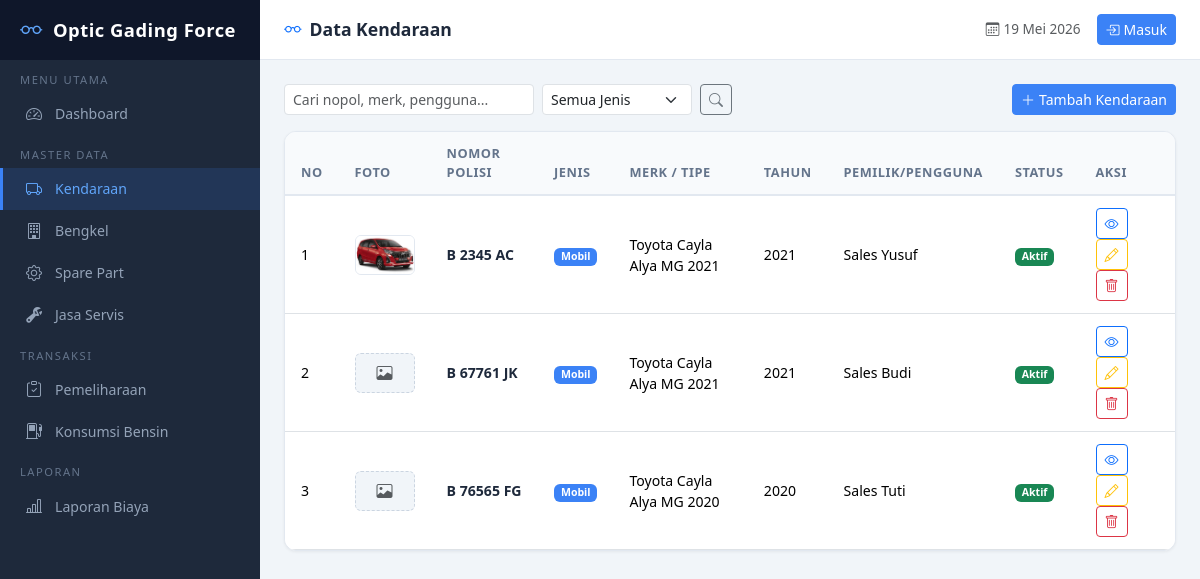
/kendaraan/, run on the app's committed database.
### pemeliharaan/models.py (models this page shows, shortened)
class Kendaraan(models.Model):
    jenis = models.CharField('Jenis Kendaraan', max_length=20, choices=JENIS_KENDARAAN)
    nomor_polisi = models.CharField('Nomor Polisi', max_length=20, unique=True)
    merk = models.CharField('Merk', max_length=100)
    tipe = models.CharField('Tipe/Model', max_length=100)
    tahun_pembuatan = models.PositiveIntegerField('Tahun Pembuatan')
    warna = models.CharField('Warna', max_length=50)
    no_rangka = models.CharField('Nomor Rangka', max_length=100, blank=True, default='')
    no_mesin = models.CharField('Nomor Mesin', max_length=100, blank=True, default='')
    pemilik_pengguna = models.CharField('Pemilik/Pengguna', max_length=150)
    foto = models.ImageField('Foto Kendaraan', upload_to=kendaraan_foto_path, blank=True, null=True)
    keterangan = models.TextField('Keterangan', blank=True, default='')
    aktif = models.BooleanField('Aktif', default=True)
    tanggal_input = models.DateTimeField('Tanggal Input', auto_now_add=True)
    class Meta:
        app_label = 'pemeliharaan'
        ordering = ['nomor_polisi']
        verbose_name = 'Kendaraan'
        verbose_name_plural = 'Data Kendaraan'

### pemeliharaan/views.py (the view, shortened to what this page needs)
# urls.py: path('kendaraan/', views.kendaraan_list, name='kendaraan_list'),
def kendaraan_list(request):
    queryset = Kendaraan.objects.all()
    jenis_filter = request.GET.get('jenis', '')
    search = request.GET.get('q', '')
    if jenis_filter:
        queryset = queryset.filter(jenis=jenis_filter)
    context = {
        'object_list': queryset,
        'jenis_filter': jenis_filter,
        'search': search,
        'jenis_choices': JENIS_KENDARAAN if 'JENIS_KENDARAAN' in dir() else [
            ('mobil', 'Mobil'), ('motor', 'Motor'), ('sepeda_listrik', 'Sepeda Listrik')
        ],
    }
    return render(request, 'pemeliharaan/kendaraan_list.html', context)

### pemeliharaan/templates/pemeliharaan/kendaraan_list.html (shortened to what this page needs)
{% extends 'pemeliharaan/base.html' %}
{% load custom_filters %}
{% block nav_kendaraan %}active{% endblock %}
{% block page_title %}Data Kendaraan{% endblock %}
{% block content %}
<div class="d-flex justify-content-between align-items-center mb-3">
    <div>
        <form method="get" class="d-flex gap-2">
            <input type="text" name="q" class="form-control form-control-sm" placeholder="Cari nopol, merk, pengguna..." value="{{ search }}" style="width:250px;">
            <select name="jenis" class="form-select form-select-sm" style="width:150px;">
                <option value="">Semua Jenis</option>
            </select>
            <button type="submit" class="btn btn-sm btn-outline-secondary"><i class="bi bi-search"></i></button>
        </form>
    </div>
    <a href="{% url 'pemeliharaan:kendaraan_create' %}" class="btn btn-sm btn-primary-custom">
        <i class="bi bi-plus-lg me-1"></i>Tambah Kendaraan
    </a>
</div>
<div class="data-table">
    <div class="table-responsive">
        <table class="table">
            <thead>
                <tr>
                    <th>No</th>
                    <th>Foto</th>
                    <th>Nomor Polisi</th>
                    <th>Jenis</th>
                    <th>Merk / Tipe</th>
                    <th>Tahun</th>
                    <th>Pemilik/Pengguna</th>
                    <th>Status</th>
                    <th>Aksi</th>
                </tr>
            </thead>
            <tbody>
            {% for obj in object_list %}
            <tr>
                <td>{{ forloop.counter }}</td>
                <td>
                    {% if obj.foto %}
                        <img src="{{ obj.foto.url }}" alt="{{ obj.nomor_polisi }}" style="width: 60px; height: 40px; object-fit: cover; border-radius: 6px; border: 1px solid #e2e8f0;">
                    {% else %}
                        <div style="width: 60px; height: 40px; background: #f1f5f9; border-radius: 6px; display: flex; align-items: center; justify-content: center; border: 1px dashed #cbd5e1;">
                            <i class="bi bi-image text-muted" style="font-size: 1rem;"></i>
                        </div>
                    {% endif %}
                </td>
                <td><a href="{% url 'pemeliharaan:kendaraan_detail' obj.pk %}" style="font-weight:600; color:#1e293b; text-decoration:none;">{{ obj.nomor_polisi }}</a></td>
                <td><span class="badge badge-{{ obj.jenis }}">{{ obj.get_jenis_display }}</span></td>
                <td>{{ obj.merk }} {{ obj.tipe }}</td>
                <td>{{ obj.tahun_pembuatan }}</td>
                <td>{{ obj.pemilik_pengguna }}</td>
                <td>
                    {% if obj.aktif %}
                    <span class="badge bg-success">Aktif</span>
                    {% else %}
                    <span class="badge bg-secondary">Nonaktif</span>
                    {% endif %}
                </td>
                <td>
                    <a href="{% url 'pemeliharaan:kendaraan_detail' obj.pk %}" class="btn btn-sm btn-outline-primary" title="Detail"><i class="bi bi-eye"></i></a>
                    <a href="{% url 'pemeliharaan:kendaraan_update' obj.pk %}" class="btn btn-sm btn-outline-warning" title="Edit"><i class="bi bi-pencil"></i></a>
                    <form method="post" action="{% url 'pemeliharaan:kendaraan_delete' obj.pk %}" style="display:inline;" onsubmit="return confirm('Hapus kendaraan {{ obj.nomor_polisi }}?')">
                        <button type="submit" class="btn btn-sm btn-outline-danger" title="Hapus"><i class="bi bi-trash"></i></button>
                    </form>
                </td>
            </tr>
            {% empty %}
            <tr><td colspan="9" class="text-center text-muted py-4">Belum ada data kendaraan</td></tr>
            {% endfor %}
            </tbody>
        </table>
    </div>
</div>
{% endblock %}

### pemeliharaan/templates/pemeliharaan/base.html (style rules this page uses)
:root { --sidebar-width: 260px; --sidebar-bg: #1e293b; --sidebar-hover: #334155; --sidebar-active: #3b82f6; --topbar-height: 60px; }
body { background: #f1f5f9; min-height: 100vh; }
.data-table { background: #fff; border-radius: 12px; box-shadow: 0 1px 3px rgba(0,0,0,0.06); border: 1px solid #e2e8f0; overflow: hidden; }
.data-table table { margin: 0; }
.data-table thead th { background: #f8fafc; border-bottom: 2px solid #e2e8f0; font-size: 0.8rem; text-transform: uppercase; letter-spacing: 0.5px; color: #64748b; font-weight: 600; padding: 12px 16px; }
.data-table tbody td { padding: 12px 16px; vertical-align: middle; font-size: 0.88rem; }
.badge-mobil { background: #3b82f6; }
.btn-primary-custom { background: #3b82f6; border-color: #3b82f6; color: #fff; }

### data on the page
Kendaraan: foto (picture), nomor_polisi "B 2345 AC", jenis "Mobil", merk "Toyota Cayla", tipe "Alya MG 2021", tahun_pembuatan "2021", pemilik_pengguna "Sales Yusuf", aktif "Aktif"
Kendaraan: nomor_polisi "B 67761 JK", jenis "Mobil", merk "Toyota Cayla", tipe "Alya MG 2021", tahun_pembuatan "2021", pemilik_pengguna "Sales Budi", aktif "Aktif"
Kendaraan: nomor_polisi "B 76565 FG", jenis "Mobil", merk "Toyota Cayla", tipe "Alya MG 2020", tahun_pembuatan "2020", pemilik_pengguna "Sales Tuti", aktif "Aktif"
